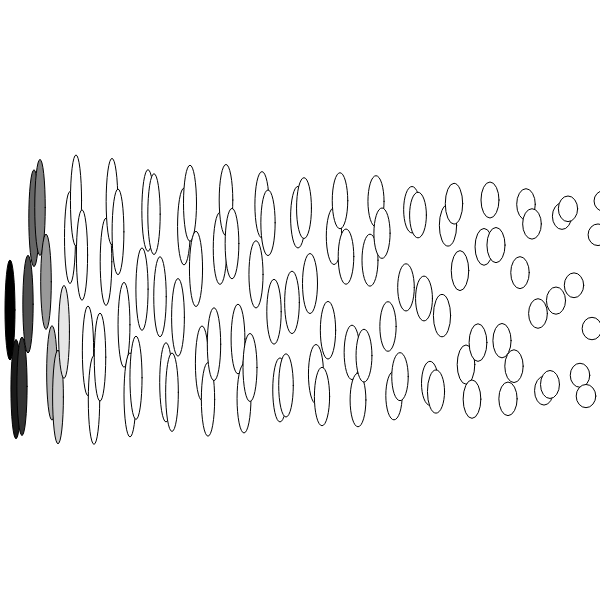
Frame 1 (no input)
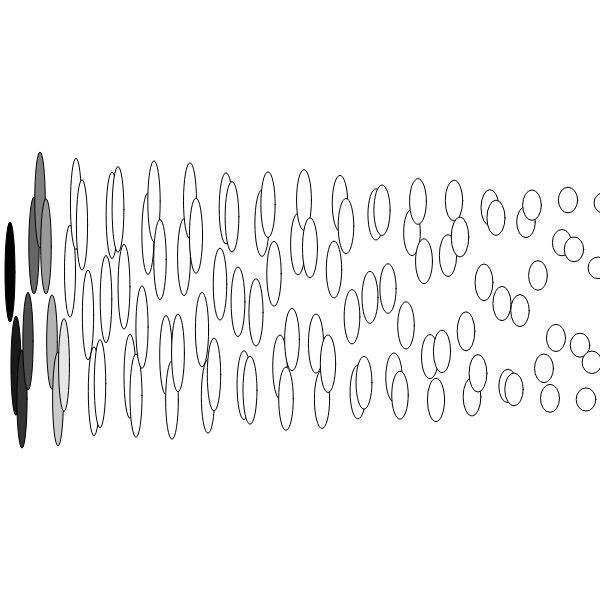
Frame 60 (no input)
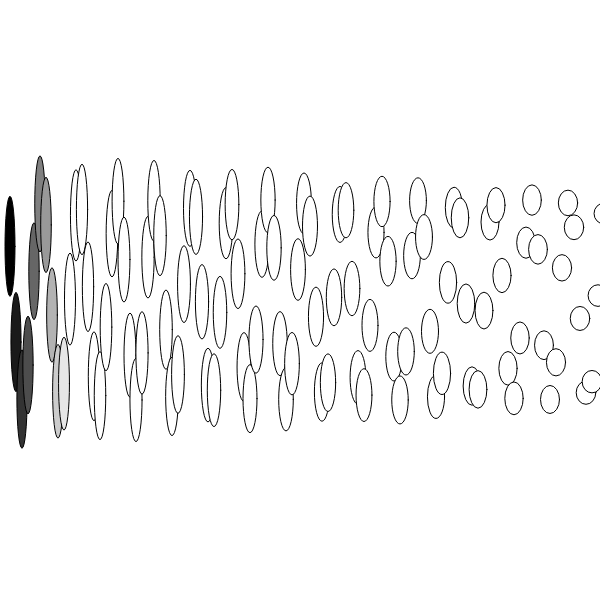
Frame 120 (the mouse pressed at the canvas centre since frame 60)

The p5.js sketch that drew these frames (run headless with seeded random() and noise() and a simulated clock; from frame 60 on, the mouse is pressed at the canvas centre):

// p5.js sketch
// ── sketch.js
function setup() {
	createCanvas(600,600);

}

function draw() {
	background(255);
	for (var i = 0; i < 100; i++) {
		fill(map(i,0,10,0,255));
		ellipse(10+ i * 6, height/2 + sin(i+frameCount * 0.1) * 100, map(i,0,100,10,20), map(i,0,100,100,20));
	}

}
